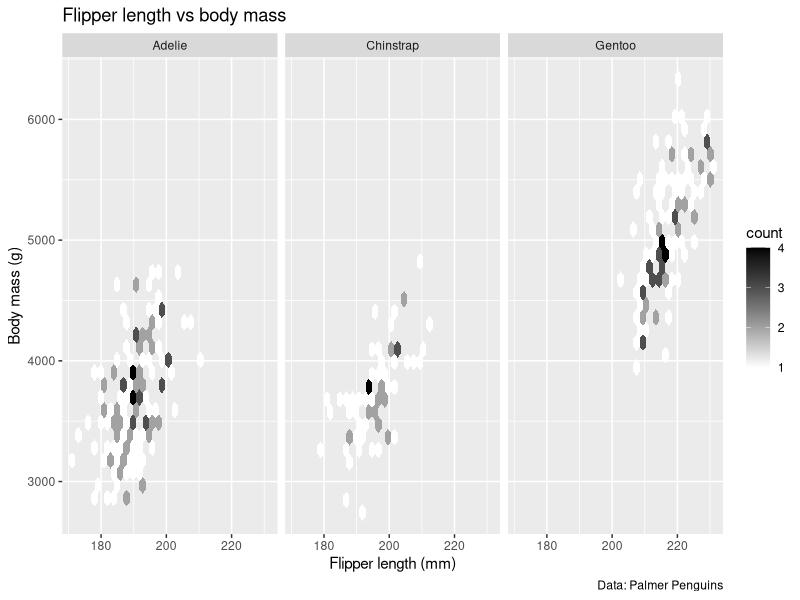
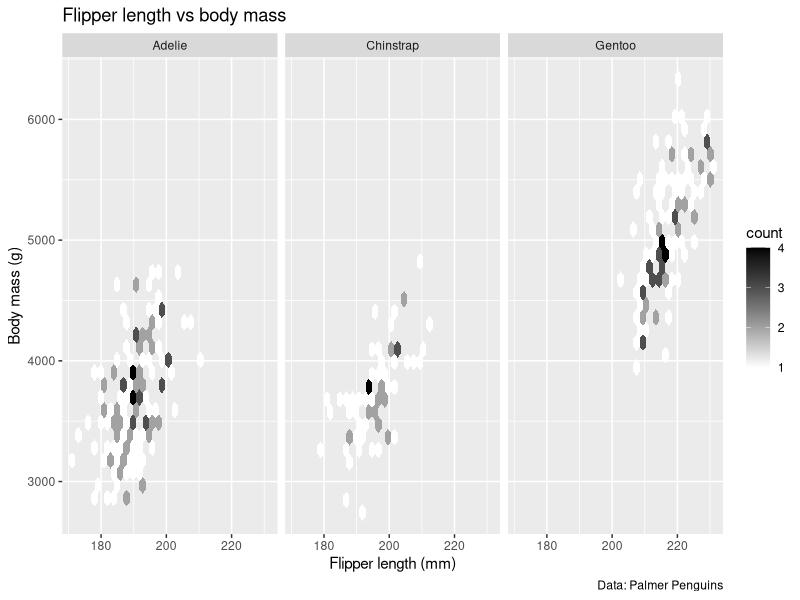

These figures' R source, in order:
## ---- chunk 1
library(tidyverse)
library(palmerpenguins)

penguins |> 
  ggplot(aes(x=flipper_length_mm, y=body_mass_g)) +
  geom_hex() +
  facet_wrap(~species) +
  labs(
    title = "Flipper length vs body mass",
    x = "Flipper length (mm)",
    y = "Body mass (g)",
    caption = "Data: Palmer Penguins"
  ) +
  scale_fill_gradient(low = "white", high = "black") 

## ---- chunk 2
penguins |> 
  ggplot(aes(x=flipper_length_mm, y=body_mass_g)) +
  geom_hex() +
  facet_wrap(~species) +
  labs(
    title = "Flipper length vs body mass",
    x = "Flipper length (mm)",
    y = "Body mass (g)",
    caption = "Data: Palmer Penguins"
  ) +
  scale_fill_gradient(low = "white", high = "black") 
## ---- chunk 3

## ---- chunk 4

## ---- chunk 5
